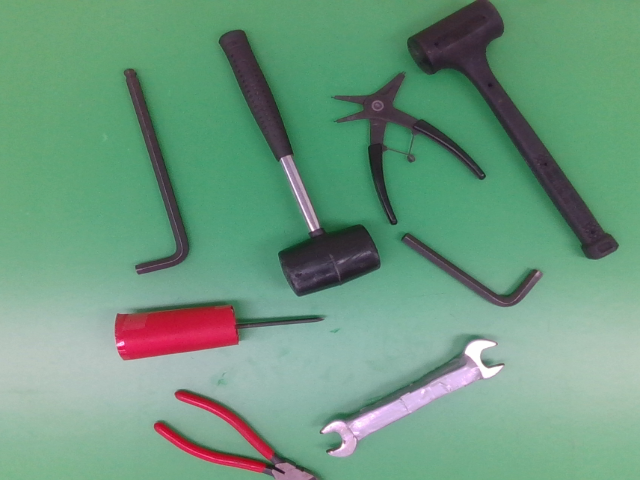
#> input picture Desktop/catkin_ws/src/move_robot/src/cip_data/figure_rgb0.png, 640 x 480 px, found by its file name
$ python gqcnn_crop_resize.py
#> lines starting #> are read from the running program, lines starting #| are printed output that depends on the picture
import cv2
import numpy as np

def crop_and_resize(rgb_path, depth_path, inplace=True):
#> called with rgb_path = './sample/figure_rgb0.png', depth_path = './sample/figure_depth0.npy', inplace = False
    img = cv2.imread(rgb_path)
#> img is the input picture: shape (480, 640, 3); mean B, G, R 126.6, 152.4, 109

    depth = np.load(depth_path)
#> (reads Desktop/catkin_ws/src/move_robot/src/cip_data/figure_depth0.npy from the repository)

    depth = cv2.resize(depth, (1823, 1041))
    depth = depth[162:1041-(878-720)-1,233:1823-(1590-1280)]

    img = center_crop(img, (856, 720))
#> in center_crop, `return img[oh//2 - h//2:oh//2 + h//2, ow//2 - w//2:ow//2 + w//2]`:
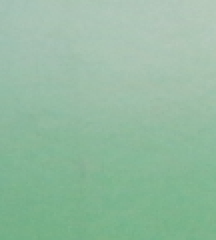
#> returned value: shape (120, 108, 3) (shown 2 times larger); mean of channels 0, 1, 2 161.5, 187.6, 147.9; drawn as B, G, R
    depth = center_crop(depth, (856, 720))

    img = cv2.resize(img, (640, 480))
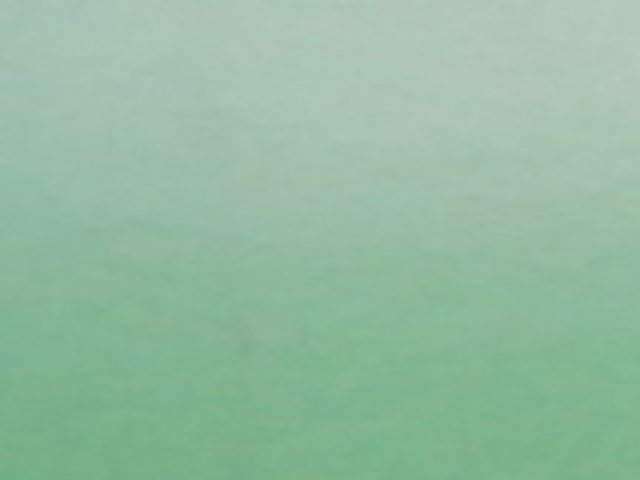
#> img: shape (480, 640, 3); mean B, G, R 161.4, 187.5, 147.8
    depth = cv2.resize(depth, (640, 480))

    if not inplace:
        rgb_path = new_file_path(rgb_path)
        depth_path = new_file_path(depth_path)

    cv2.imwrite(rgb_path, img)
    np.save(depth_path, depth)

def center_crop(img, size):
    w, h = size
    try:
        oh, ow = img.shape
    except:
        oh, ow, _ = img.shape
    return img[oh//2 - h//2:oh//2 + h//2, ow//2 - w//2:ow//2 + w//2]

def new_file_path(path):
    return '.'.join(path.split('.')[:-1]) + '_new.' + path.split('.')[-1]

if __name__ == '__main__':
    rgb_path = './sample/figure_rgb0.png'
    depth_path = './sample/figure_depth0.npy'
    crop_and_resize(rgb_path, depth_path, inplace=False)
